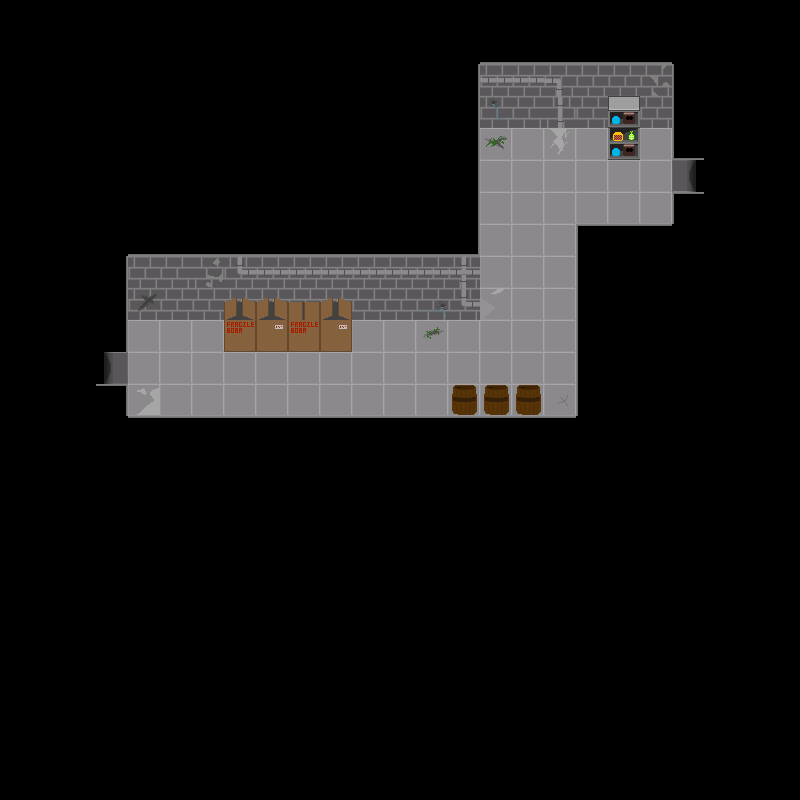

Rendered tile map (Tiled .tmx) drawn with the repository's tilesets; below, a short description and the map source with its tile grids summarised:
An orthogonal 25x25 tile map with 32x32 px tiles, 5 tile layers (backgroundLayer, wallLayer, objectLayer, objectAboveLayer, ...), 2 tilesets and 2 objects.

<map version="1.2" tiledversion="1.2.3" orientation="orthogonal" renderorder="right-down" width="25" height="25" tilewidth="32" tileheight="32" infinite="0" nextlayerid="7" nextobjectid="3">
 <tileset firstgid="1" name="floor1tiles" tilewidth="32" tileheight="32" tilecount="81" columns="9">
  <image source="../../assets/Floor 1/Floors/f1spritesheet.png" width="288" height="288" />
  <tile id="21">
   <properties>
    <property name="door" value="down" />
   </properties>
  </tile>
  <tile id="22">
   <properties>
    <property name="door" value="left" />
   </properties>
  </tile>
  <tile id="23">
   <properties>
    <property name="door" value="right" />
   </properties>
  </tile>
  <tile id="24">
   <properties>
    <property name="door" value="up" />
   </properties>
  </tile>
 </tileset>
 <tileset firstgid="82" name="objects" tilewidth="32" tileheight="32" tilecount="20" columns="4">
  <image source="../../assets/Floor 1/Floors/objspritesheet.png" width="128" height="160" />
 </tileset>
 <layer id="1" name="backgroundLayer" width="25" height="25">
  <data>[625 cells, 625 non-empty, 10 distinct tile ids]</data>
 </layer>
 <layer id="2" name="wallLayer" width="25" height="25">
  <data>[625 cells, 100 non-empty, 20 distinct tile ids]</data>
 </layer>
 <layer id="3" name="objectLayer" width="25" height="25">
  <data>[625 cells, 8 non-empty, 4 distinct tile ids]</data>
 </layer>
 <layer id="4" name="objectAboveLayer" width="25" height="25">
  <data>[625 cells, 5 non-empty, 3 distinct tile ids]</data>
 </layer>
 <objectgroup id="6" name="doorLayer">
  <object id="1" gid="81" x="672" y="192" width="32" height="32">
   <properties>
    <property name="door" value="right" />
   </properties>
  </object>
  <object id="2" gid="81" x="96" y="384" width="32" height="32">
   <properties>
    <property name="door" value="left" />
   </properties>
  </object>
 </objectgroup>
 <layer id="5" name="aboveLayer" width="25" height="25">
  <data>[625 cells, 0 non-empty, 0 distinct tile ids]</data>
 </layer>
</map>
